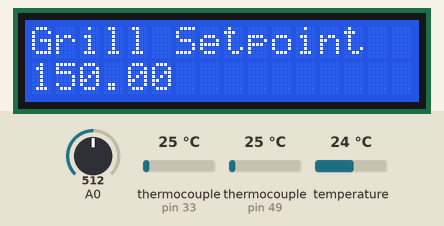
Simulated run of this sketch. Board: Arduino Uno, built with avr-gcc and run on an emulated ATmega328P. On the bench: 16×2 character LCD. The test bench sets the inputs (shaded band); at power-on: thermocouple (sensors on pin 33, pin 49) 25 °C, A0 = 512, temperature 24 °C.

Above: at 1.2 s.
1.3 s: thermocouple (sensor on pin 33) set to 6 °C
At 1.82 s:
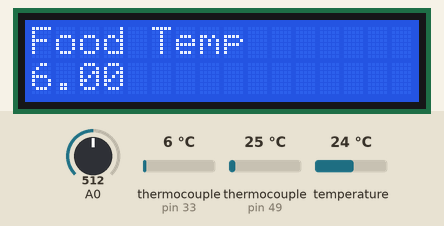
At 2.44 s:
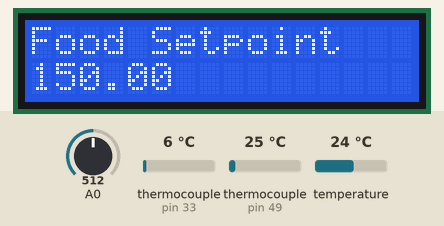
3.2 s: thermocouple (sensor on pin 49) set to 6 °C
At 3.89 s:
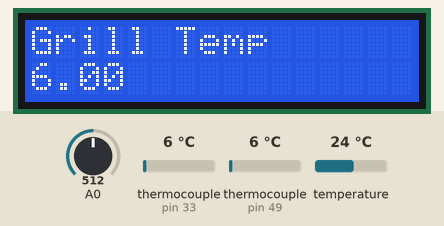
5.2 s: A0 set to 491
At 6.0 s:
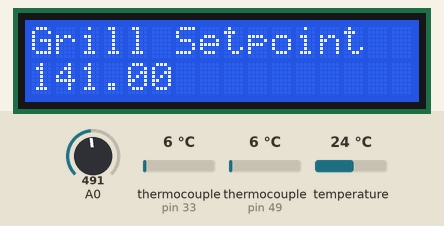
6.8 s: A0 set to 716
9.8 s: thermocouple (sensor on pin 33) set to 150 °C
12.8 s: thermocouple (sensor on pin 33) set to 75 °C
Timing chart, 0 to 15.3 s (numbered marks = the images above; inputs shaded):
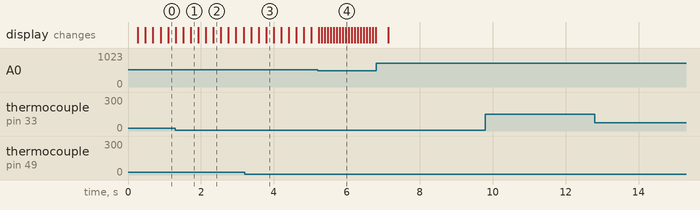

Measured:
- the behaviour switches between 500 and 499 on A0 (found by bisection; images 3 and 4)
- after the input at 9.8 s, every drawn part: stays the same
- after the input at 12.8 s, every drawn part: stays the same

The sketch:

Iteration_2.ino
```cpp
#include <Adafruit_MAX31856.h>
#include "LiquidCrystal.h"
#include "Wire.h"

float grilltempcj, grilltemp, foodtempcj, foodtemp; // temp reading variables
float grillset = 150; // grill temp setpoint variable startpoint
float foodset = 150; // food temp setpoint variable startpoint
int x; // analog button variable
int y = 0; // button variable
int a = 0; // counter variable for menue

LiquidCrystal lcd( 8,  9,  4,  5,  6,  7); // sets up display's digital pins

// Use software SPI: CS, DI, DO, CLK
Adafruit_MAX31856 foodtempmax = Adafruit_MAX31856(35, 33, 31, 29);
Adafruit_MAX31856 grilltempmax = Adafruit_MAX31856(51, 49, 47, 45);

void setup() {
  Serial.begin(9600);
  while (!Serial) delay(10);

  foodtempmax.begin();

  grilltempmax.begin();

  foodtempmax.setThermocoupleType(MAX31856_TCTYPE_K);

  grilltempmax.setThermocoupleType(MAX31856_TCTYPE_K);

  lcd.begin(16, 2);

}

void readtemp() {
  grilltempcj = grilltempmax.readCJTemperature();
  grilltemp = grilltempmax.readThermocoupleTemperature();
  foodtempcj = foodtempmax.readCJTemperature();
  foodtemp = foodtempmax.readThermocoupleTemperature();
}

void button_read() {

  x = analogRead(0);

  if (x < 60) {
   y = 1; //right
  }
  else if (x < 300) {
    y = 2; //up
  }
  else if (x < 500){
    y = 3; //down
   }
  else if (x < 700){
    y = 4; //left
   }
  else if (x < 900){
   y = 5; //select
 }
}

void case_counter() {
  button_read();
    if (y == 1) {
      a++;
      delay(200);
      if (a == 4) {
        a = 0;
      }
    }
    if (y == 4) {
      a--;
      delay(200);
      if (a == -1) {
        a = 3;
      }
    }
    y = 0;
}

void loop() {

  readtemp();
  button_read();
  case_counter();

  if (a == 0) {
         lcd.clear();
         lcd.setCursor(0,0);
         lcd.print("Food Temp");
         lcd.setCursor(0,1);
         lcd.print(foodtemp);
         y = 0;
     }
  else if (a == 1) {
       lcd.clear();
       lcd.setCursor(0,0);
       lcd.print("Food Setpoint");
       lcd.setCursor(0,1);
       lcd.print(foodset);
       button_read();
       if (y == 2) { //if up pressed, increase foodset
          foodset++;
          y = 0;
          delay(75);
       }
       else if (y == 3) { //if down is pressed, decrease foodset
          foodset--;
          y = 0;
          delay(75);
       }
   }
   else if (a == 2) {
         lcd.clear();
         lcd.setCursor(0,0);
         lcd.print("Grill Temp");
         lcd.setCursor(0,1);
         lcd.print(grilltemp);
    }
    else if (a == 3) {
         lcd.clear();
         lcd.setCursor(0,0);
         lcd.print("Grill Setpoint");
         lcd.setCursor(0,1);
         lcd.print(grillset);
         button_read();
         if (y == 2) { // if up pressed, increase grillset
           grillset++;
           y = 0;
           delay(75);
         }
         else if (y == 3) { //if up pressed, decrease grillset
           grillset--;
           y = 0;
           delay(75);
         }
    }


  //Serial.print("Grill Temp Setpoint");
  //Serial.println(grillset);

  //Serial.print("Food Temp Setpoint");
  //Serial.println(foodset);

  //Serial.print("Grill Cold Junction Temp: ");
  //Serial.println(grilltempcj);

  //Serial.print("Grill Temp: ");
  //Serial.println(grilltemp);

  //Serial.print("Food Cold Junction Temp: ");
  //Serial.println(foodtempcj);

  //Serial.print("Food Temp: ");
  //Serial.println(foodtemp);

}
```
